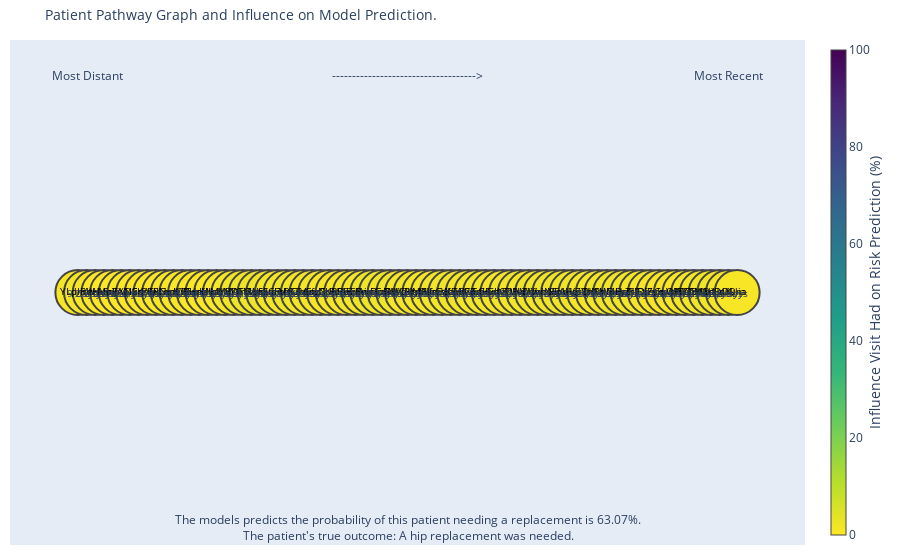

Source (notebook cell):
### Code cell
weighted_f_map = ga.choose_feat_map(model, 'mean', mean_activation_df)

# map the timesteps to their relevant features
timestep_ave_w_df = gc.calc_timestep_weights(1, filter_size, weighted_f_map, max_timesteps)


# map the timestep values to colour the edges of the graph
read_code_pos_df = gc.map_read_code_labels(pos_df, read_code_map_df, timestep_ave_w_df)

edge_pos_df = gc.create_edge_pos_df(edges_df, pos_df)

gc.plot_gradcam_plotly(edge_pos_df, pos_df, read_code_pos_df, years_in_advance, logits, outcome, 'all_filters_time_act')

### Figure 1 — Plotly figure (JSON) as saved in the notebook; plotly's stock layout.template omitted (floating-point values rounded to 4 significant figures; data arrays with more than 128 entries replaced by an {"elided": "..."} marker saying what was removed)
{"data": [{"hoverinfo": "none", "line": {"color": "#888", "width": 0.5}, "mode": "lines", "type": "scatter", "x": {"elided": "228 int values"}, "y": {"elided": "228 int values"}}, {"hoverinfo": "text", "hovertext": ["358 ReadCode descript here", "263 ReadCode descript here", "70 ReadCode descript here", "469 ReadCode descript here", "462 ReadCode descript here", "294 ReadCode descript here", "398 ReadCode descript here", "512 ReadCode descript here", "461 ReadCode descript here", "211 ReadCode descript here", "306 ReadCode descript here", "421 ReadCode descript here", "315 ReadCode descript here", "412 ReadCode descript here", "401 ReadCode descript here", "35 ReadCode descript here", "48 ReadCode descript here", "9 ReadCode descript here", "383 ReadCode descript here", "152 ReadCode descript here", "21 ReadCode descript here", "218 ReadCode descript here", "114 ReadCode descript here", "463 ReadCode descript here", "408 ReadCode descript here", "140 ReadCode descript here", "451 ReadCode descript here", "420 ReadCode descript here", "183 ReadCode descript here", "93 ReadCode descript here", "224 ReadCode descript here", "130 ReadCode descript here", "90 ReadCode descript here", "38 ReadCode descript here", "183 ReadCode descript here", "299 ReadCode descript here", "90 ReadCode descript here", "50 ReadCode descript here", "222 ReadCode descript here", "348 ReadCode descript here", "367 ReadCode descript here", "512 ReadCode descript here", "194 ReadCode descript here", "475 ReadCode descript here", "275 ReadCode descript here", "470 ReadCode descript here", "59 ReadCode descript here", "169 ReadCode descript here", "242 ReadCode descript here", "288 ReadCode descript here", "154 ReadCode descript here", "28 ReadCode descript here", "165 ReadCode descript here", "284 ReadCode descript here", "180 ReadCode descript here", "68 ReadCode descript here", "345 ReadCode descript here", "233 ReadCode descript here", "461 ReadCode descript here", "270 ReadCode descript here", "328 ReadCode descript here", "52 ReadCode descript here", "227 ReadCode descript here", "226 ReadCode descript here", "33 ReadCode descript here", "215 ReadCode descript here", "448 ReadCode descript here", "205 ReadCode descript here", "364 ReadCode descript here", "95 ReadCode descript here", "467 ReadCode descript here", "31 ReadCode descript here", "341 ReadCode descript here", "188 ReadCode descript here", "120 ReadCode descript here", "162 ReadCode descript here", "228 ReadCode descript here"], "marker": {"cmax": 100, "cmin": 0, "color": [1.182, 1.182, 0.8304, 0.3584, 0.1874, -0.2261, -0.3345, -0.391, -0.1945, -0.02184, 0.3504, 0.9804, 0.6592, 0.5659, 0.1102, -0.06647, 0.1445, 0.4993, 1.26, 1.989, 2.482, 2.463, 2.118, 1.624, 1.55, 1.979, 1.599, 1.327, 1.389, 0.785, 0.91, 0.9738, 1.362, 1.632, 2.523, 2.415, 1.937, 1.956, 1.13, 1.403, 1.31, 1.113, 1.562, 1.554, 1.882, 1.898, 1.661, 1.708, 1.615, 1.449, 1.424, 1.552, 1.45, 2.011, 1.678, 2.096, 2.104, 1.804, 2.106, 1.276, 1.29, 1.751, 2.111, 2.07, 2.058, 1.234, 0.8932, 0.8828, 0.7212, 0.7905, 0.8401, 1.455, 1.747, 1.897, 1.903, 1.428, 1.056], "colorbar": {"thickness": 15, "title": {"side": "right", "text": "Influence Visit Had on Risk Prediction (%)"}, "xanchor": "left"}, "colorscale": [[0, "#440154"], [0.1111, "#482878"], [0.2222, "#3e4989"], [0.3333, "#31688e"], [0.4444, "#26828e"], [0.5556, "#1f9e89"], [0.6667, "#35b779"], [0.7778, "#6ece58"], [0.8889, "#b5de2b"], [1, "#fde725"]], "line": {"width": 2}, "reversescale": true, "showscale": true, "size": 45}, "mode": "markers+text", "text": ["YLpmW", "lIRhH", "zczAF", "vpoqJ", "MaFAJ", "pYXNS", "nCISK", "MkrzW", "igsTx", "PKEGv", "yJNnK", "LopeD", "qkjBv", "VWHoz", "GprNy", "qKNst", "UIobM", "MYyYx", "dwDTG", "EWmWf", "GMjxd", "kqSSa", "qzCIi", "lnFrD", "aueTZ", "MtOuC", "wmLsg", "VkfsC", "pmDuN", "zSKeP", "rEcAF", "REEqD", "qFlAi", "mFwnC", "pmDuN", "ifrok", "qFlAi", "DHVBi", "bCHgb", "qkMNf", "trGdn", "MkrzW", "ejsKl", "GzbeD", "LaWPZ", "TpwEG", "CfubF", "yoHxn", "xGItz", "vnGdE", "NOruI", "PWaYV", "NTner", "WonbN", "fwoEy", "jNSnn", "xFAHq", "pUVZQ", "igsTx", "iYhXI", "UIRnG", "XyiMD", "WseyZ", "uHuRE", "gPiGt", "rjQio", "DIZvo", "FyJwr", "GsQFI", "pWIWZ", "qGOBt", "SZCNO", "fpXLp", "MkhDO", "oXgUL", "HnlQm", "iklia"], "textfont": {"color": ["black", "black", "black", "black", "black", "black", "black", "black", "black", "black", "black", "black", "black", "black", "black", "black", "black", "black", "black", "black", "black", "black", "black", "black", "black", "black", "black", "black", "black", "black", "black", "black", "black", "black", "black", "black", "black", "black", "black", "black", "black", "black", "black", "black", "black", "black", "black", "black", "black", "black", "black", "black", "black", "black", "black", "black", "black", "black", "black", "black", "black", "black", "black", "black", "black", "black", "black", "black", "black", "black", "black", "black", "black", "black", "black", "black", "black"], "size": 10}, "textposition": "middle center", "type": "scatter", "x": [0, 1, 2, 3, 4, 5, 6, 7, 8, 9, 10, 11, 12, 13, 14, 15, 16, 17, 18, 19, 20, 21, 22, 23, 24, 25, 26, 27, 28, 29, 30, 31, 32, 33, 34, 35, 36, 37, 38, 39, 40, 41, 42, 43, 44, 45, 46, 47, 48, 49, 50, 51, 52, 53, 54, 55, 56, 57, 58, 59, 60, 61, 62, 63, 64, 65, 66, 67, 68, 69, 70, 71, 72, 73, 74, 75, 76], "y": [0, 0, 0, 0, 0, 0, 0, 0, 0, 0, 0, 0, 0, 0, 0, 0, 0, 0, 0, 0, 0, 0, 0, 0, 0, 0, 0, 0, 0, 0, 0, 0, 0, 0, 0, 0, 0, 0, 0, 0, 0, 0, 0, 0, 0, 0, 0, 0, 0, 0, 0, 0, 0, 0, 0, 0, 0, 0, 0, 0, 0, 0, 0, 0, 0, 0, 0, 0, 0, 0, 0, 0, 0, 0, 0, 0, 0]}], "layout": {"annotations": [{"align": "center", "font": {"size": 10}, "showarrow": false, "text": "9 days", "x": 0.5, "y": 0}, {"align": "center", "font": {"size": 10}, "showarrow": false, "text": "2 days", "x": 1.5, "y": 0}, {"align": "center", "font": {"size": 10}, "showarrow": false, "text": "2 days", "x": 2.5, "y": 0}, {"align": "center", "font": {"size": 10}, "showarrow": false, "text": "2 days", "x": 3.5, "y": 0}, {"align": "center", "font": {"size": 10}, "showarrow": false, "text": "30 days", "x": 4.5, "y": 0}, {"align": "center", "font": {"size": 10}, "showarrow": false, "text": "0 days", "x": 5.5, "y": 0}, {"align": "center", "font": {"size": 10}, "showarrow": false, "text": "21 days", "x": 6.5, "y": 0}, {"align": "center", "font": {"size": 10}, "showarrow": false, "text": "11 days", "x": 7.5, "y": 0}, {"align": "center", "font": {"size": 10}, "showarrow": false, "text": "11 days", "x": 8.5, "y": 0}, {"align": "center", "font": {"size": 10}, "showarrow": false, "text": "16 days", "x": 9.5, "y": 0}, {"align": "center", "font": {"size": 10}, "showarrow": false, "text": "11 days", "x": 10.5, "y": 0}, {"align": "center", "font": {"size": 10}, "showarrow": false, "text": "26 days", "x": 11.5, "y": 0}, {"align": "center", "font": {"size": 10}, "showarrow": false, "text": "18 days", "x": 12.5, "y": 0}, {"align": "center", "font": {"size": 10}, "showarrow": false, "text": "19 days", "x": 13.5, "y": 0}, {"align": "center", "font": {"size": 10}, "showarrow": false, "text": "29 days", "x": 14.5, "y": 0}, {"align": "center", "font": {"size": 10}, "showarrow": false, "text": "17 days", "x": 15.5, "y": 0}, {"align": "center", "font": {"size": 10}, "showarrow": false, "text": "12 days", "x": 16.5, "y": 0}, {"align": "center", "font": {"size": 10}, "showarrow": false, "text": "25 days", "x": 17.5, "y": 0}, {"align": "center", "font": {"size": 10}, "showarrow": false, "text": "8 days", "x": 18.5, "y": 0}, {"align": "center", "font": {"size": 10}, "showarrow": false, "text": "22 days", "x": 19.5, "y": 0}, {"align": "center", "font": {"size": 10}, "showarrow": false, "text": "11 days", "x": 20.5, "y": 0}, {"align": "center", "font": {"size": 10}, "showarrow": false, "text": "28 days", "x": 21.5, "y": 0}, {"align": "center", "font": {"size": 10}, "showarrow": false, "text": "19 days", "x": 22.5, "y": 0}, {"align": "center", "font": {"size": 10}, "showarrow": false, "text": "30 days", "x": 23.5, "y": 0}, {"align": "center", "font": {"size": 10}, "showarrow": false, "text": "7 days", "x": 24.5, "y": 0}, {"align": "center", "font": {"size": 10}, "showarrow": false, "text": "1 days", "x": 25.5, "y": 0}, {"align": "center", "font": {"size": 10}, "showarrow": false, "text": "25 days", "x": 26.5, "y": 0}, {"align": "center", "font": {"size": 10}, "showarrow": false, "text": "15 days", "x": 27.5, "y": 0}, {"align": "center", "font": {"size": 10}, "showarrow": false, "text": "25 days", "x": 28.5, "y": 0}, {"align": "center", "font": {"size": 10}, "showarrow": false, "text": "24 days", "x": 29.5, "y": 0}, {"align": "center", "font": {"size": 10}, "showarrow": false, "text": "27 days", "x": 30.5, "y": 0}, {"align": "center", "font": {"size": 10}, "showarrow": false, "text": "17 days", "x": 31.5, "y": 0}, {"align": "center", "font": {"size": 10}, "showarrow": false, "text": "27 days", "x": 32.5, "y": 0}, {"align": "center", "font": {"size": 10}, "showarrow": false, "text": "12 days", "x": 33.5, "y": 0}, {"align": "center", "font": {"size": 10}, "showarrow": false, "text": "30 days", "x": 34.5, "y": 0}, {"align": "center", "font": {"size": 10}, "showarrow": false, "text": "30 days", "x": 35.5, "y": 0}, {"align": "center", "font": {"size": 10}, "showarrow": false, "text": "10 days", "x": 36.5, "y": 0}, {"align": "center", "font": {"size": 10}, "showarrow": false, "text": "24 days", "x": 37.5, "y": 0}, {"align": "center", "font": {"size": 10}, "showarrow": false, "text": "0 days", "x": 38.5, "y": 0}, {"align": "center", "font": {"size": 10}, "showarrow": false, "text": "21 days", "x": 39.5, "y": 0}, {"align": "center", "font": {"size": 10}, "showarrow": false, "text": "8 days", "x": 40.5, "y": 0}, {"align": "center", "font": {"size": 10}, "showarrow": false, "text": "16 days", "x": 41.5, "y": 0}, {"align": "center", "font": {"size": 10}, "showarrow": false, "text": "26 days", "x": 42.5, "y": 0}, {"align": "center", "font": {"size": 10}, "showarrow": false, "text": "15 days", "x": 43.5, "y": 0}, {"align": "center", "font": {"size": 10}, "showarrow": false, "text": "29 days", "x": 44.5, "y": 0}, {"align": "center", "font": {"size": 10}, "showarrow": false, "text": "7 days", "x": 45.5, "y": 0}, {"align": "center", "font": {"size": 10}, "showarrow": false, "text": "20 days", "x": 46.5, "y": 0}, {"align": "center", "font": {"size": 10}, "showarrow": false, "text": "5 days", "x": 47.5, "y": 0}, {"align": "center", "font": {"size": 10}, "showarrow": false, "text": "21 days", "x": 48.5, "y": 0}, {"align": "center", "font": {"size": 10}, "showarrow": false, "text": "1 days", "x": 49.5, "y": 0}, {"align": "center", "font": {"size": 10}, "showarrow": false, "text": "28 days", "x": 50.5, "y": 0}, {"align": "center", "font": {"size": 10}, "showarrow": false, "text": "28 days", "x": 51.5, "y": 0}, {"align": "center", "font": {"size": 10}, "showarrow": false, "text": "8 days", "x": 52.5, "y": 0}, {"align": "center", "font": {"size": 10}, "showarrow": false, "text": "22 days", "x": 53.5, "y": 0}, {"align": "center", "font": {"size": 10}, "showarrow": false, "text": "3 days", "x": 54.5, "y": 0}, {"align": "center", "font": {"size": 10}, "showarrow": false, "text": "3 days", "x": 55.5, "y": 0}, {"align": "center", "font": {"size": 10}, "showarrow": false, "text": "3 days", "x": 56.5, "y": 0}, {"align": "center", "font": {"size": 10}, "showarrow": false, "text": "12 days", "x": 57.5, "y": 0}, {"align": "center", "font": {"size": 10}, "showarrow": false, "text": "28 days", "x": 58.5, "y": 0}, {"align": "center", "font": {"size": 10}, "showarrow": false, "text": "26 days", "x": 59.5, "y": 0}, {"align": "center", "font": {"size": 10}, "showarrow": false, "text": "18 days", "x": 60.5, "y": 0}, {"align": "center", "font": {"size": 10}, "showarrow": false, "text": "6 days", "x": 61.5, "y": 0}, {"align": "center", "font": {"size": 10}, "showarrow": false, "text": "12 days", "x": 62.5, "y": 0}, {"align": "center", "font": {"size": 10}, "showarrow": false, "text": "25 days", "x": 63.5, "y": 0}, {"align": "center", "font": {"size": 10}, "showarrow": false, "text": "8 days", "x": 64.5, "y": 0}, {"align": "center", "font": {"size": 10}, "showarrow": false, "text": "11 days", "x": 65.5, "y": 0}, {"align": "center", "font": {"size": 10}, "showarrow": false, "text": "16 days", "x": 66.5, "y": 0}, {"align": "center", "font": {"size": 10}, "showarrow": false, "text": "13 days", "x": 67.5, "y": 0}, {"align": "center", "font": {"size": 10}, "showarrow": false, "text": "24 days", "x": 68.5, "y": 0}, {"align": "center", "font": {"size": 10}, "showarrow": false, "text": "28 days", "x": 69.5, "y": 0}, {"align": "center", "font": {"size": 10}, "showarrow": false, "text": "7 days", "x": 70.5, "y": 0}, {"align": "center", "font": {"size": 10}, "showarrow": false, "text": "15 days", "x": 71.5, "y": 0}, {"align": "center", "font": {"size": 10}, "showarrow": false, "text": "29 days", "x": 72.5, "y": 0}, {"align": "center", "font": {"size": 10}, "showarrow": false, "text": "4 days", "x": 73.5, "y": 0}, {"align": "center", "font": {"size": 10}, "showarrow": false, "text": "21 days", "x": 74.5, "y": 0}, {"align": "center", "font": {"size": 10}, "showarrow": false, "text": "9 days", "x": 75.5, "y": 0}, {"showarrow": false, "text": "The models predicts the probability of this patient needing a replacement is 63.07%.<br>The patient's true outcome: A hip replacement was needed.", "x": 0.5, "xref": "paper", "y": -0.002, "yref": "paper"}, {"showarrow": false, "text": "Most Recent", "x": 0.95, "xref": "paper", "y": 0.95, "yref": "paper"}, {"showarrow": false, "text": "Most Distant", "x": 0.05, "xref": "paper", "y": 0.95, "yref": "paper"}, {"showarrow": false, "text": "------------------------------------>", "x": 0.5, "xref": "paper", "y": 0.95, "yref": "paper"}], "hovermode": "closest", "margin": {"b": 15, "l": 10, "r": 5, "t": 40}, "showlegend": false, "title": {"font": {"size": 14}, "text": "Patient Pathway Graph and Influence on Model Prediction."}, "xaxis": {"showgrid": false, "showticklabels": false, "zeroline": false}, "yaxis": {"showgrid": false, "showticklabels": false, "zeroline": false}}}
